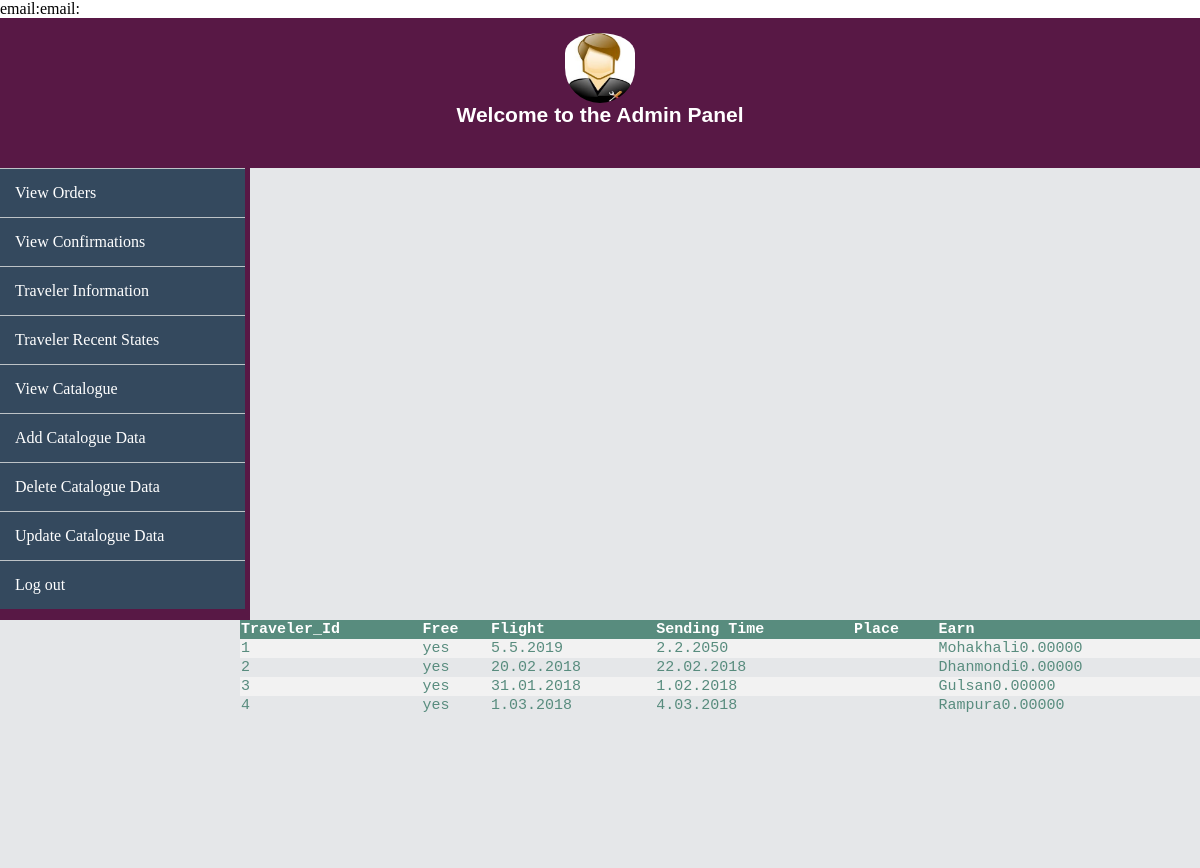
Screenshot of /anao2/travelerAView.php with the database file from the repository.
### tables this page shows
CREATE TABLE `traveler_advance` (
  `trav_id` int(11) DEFAULT NULL,
  `free` varchar(5) DEFAULT NULL,
  `flight` varchar(25) DEFAULT NULL,
  `sent_time` varchar(25) DEFAULT NULL,
  `place` varchar(20) DEFAULT NULL,
  `earn` decimal(12,5) DEFAULT NULL
);

### anao2/travelerAView.php (the view)
<?php
include("admin.php");
?>
<div id='data'>
<table>
 <tr>
  <th>Traveler_Id</th>
  <th>Free</th>
  <th>Flight</th>
  <th>Sending Time</th>
  <th>Place</th>
  <th>Earn</th>
 </tr>
<?php
	$sql = "SELECT * FROM traveler_advance";
   	$result=mysqli_query($conn,$sql);
	while($row=mysqli_fetch_assoc($result)){
		echo "<tr><td>" . $row['trav_id']. "</td><td>" . $row["free"] . "</td><td>". $row["flight"] . "</td><td>". $row["sent_time"] . "</td><td>". "</td><td>". $row["place"]
             . $row["earn"]. "</td></tr>";
	}
	echo "</table>";
?>
	</div>
	</body>
</html>

### anao2/css/admin.css (style rules this page uses)
body { margin:0px; border:0px; }
#data { height:700px; background:#E5E7E9; }
table { border-collapse: collapse; width: 80%; color: #588c7e; font-family: monospace; font-size: 15px; text-align: left; float:right; }
th { background-color: #588c7e; color: white; }
tr:nth-child(even) { background-color: #f2f2f2; }

### rows the page displays
traveler_advance: trav_id "1", free "yes", flight "5.5.2019", sent_time "2.2.2050", place "Mohakhali", earn "0.00000"
traveler_advance: trav_id "2", free "yes", flight "20.02.2018", sent_time "22.02.2018", place "Dhanmondi", earn "0.00000"
traveler_advance: trav_id "3", free "yes", flight "31.01.2018", sent_time "1.02.2018", place "Gulsan", earn "0.00000"
traveler_advance: trav_id "4", free "yes", flight "1.03.2018", sent_time "4.03.2018", place "Rampura", earn "0.00000"
